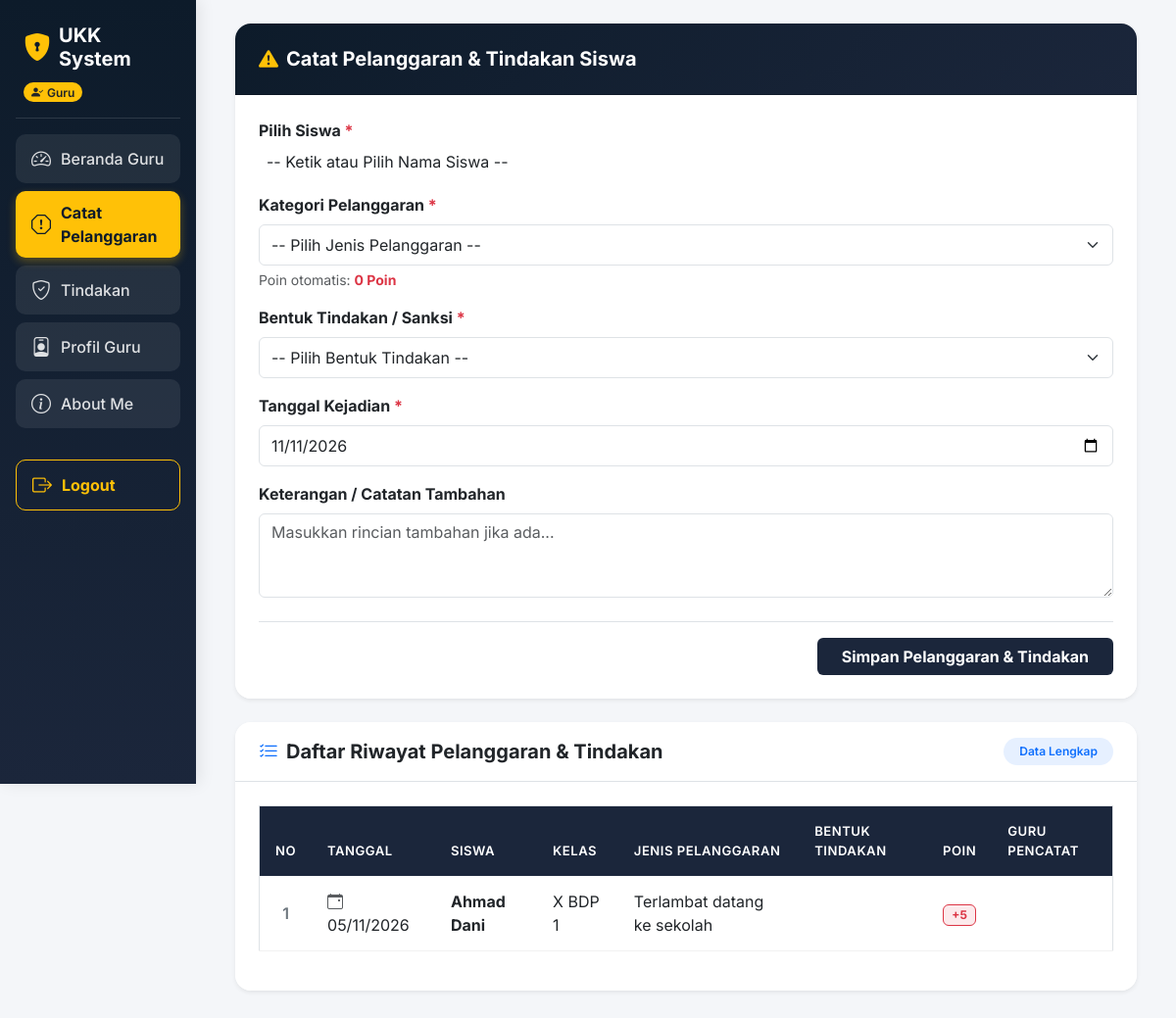
Before: /dashboard.php?tab=menu2 (signed in) with the older database file.
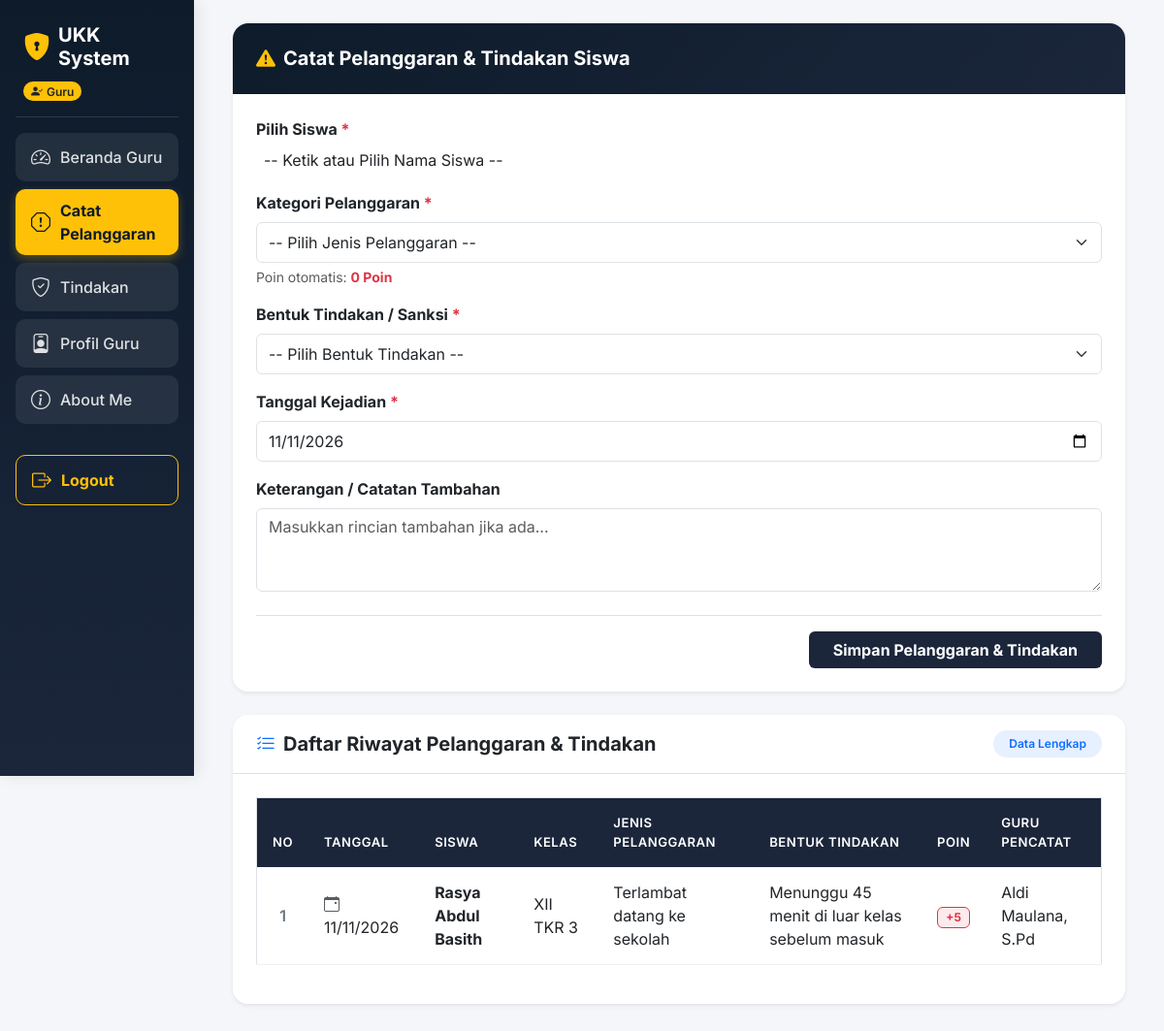
After: the same page with the newer database file.
### tables this page shows
CREATE TABLE `t_pelanggaran_siswa` (
  `id` int(11) NOT NULL,
  `tahun_ajaran_id` int(11) DEFAULT NULL,
  `siswa_id` int(11) DEFAULT NULL,
  `nama_siswa` varchar(150) NOT NULL,
  `kelas_id` int(11) DEFAULT NULL,
  `nama_kelas` varchar(100) NOT NULL,
  `pelanggaran_id` int(11) DEFAULT NULL,
  `nama_pelanggaran` varchar(100) NOT NULL,
  `pelanggaran_kategori_id` int(11) DEFAULT NULL,
  `guru_id` int(11) DEFAULT NULL,
  `nama_guru` varchar(150) NOT NULL,
  `tanggal` date DEFAULT NULL,
  `keterangan` text NOT NULL,
  `poin` int(11) NOT NULL,
  `tindakan` text NOT NULL,
  `status` varchar(30) NOT NULL,
  `created_at` timestamp NOT NULL DEFAULT current_timestamp(),
  `updated_at` timestamp NOT NULL DEFAULT current_timestamp()
);

CREATE TABLE `t_siswa` (
  `id` int(11) NOT NULL,
  `nis` varchar(30) DEFAULT NULL,
  `nisn` varchar(20) NOT NULL,
  `nama` varchar(50) DEFAULT NULL,
  `kelas` varchar(50) NOT NULL,
  `kelas_id` int(11) NOT NULL,
  `jurusan` varchar(50) NOT NULL,
  `jenis_kelamin` char(1) NOT NULL,
  `tanggal_lahir` date NOT NULL,
  `alamat` text NOT NULL,
  `status_aktif` tinyint(1) NOT NULL,
  `created_at` timestamp NULL DEFAULT current_timestamp(),
  `updated_at` timestamp NULL DEFAULT current_timestamp()
);

CREATE TABLE `t_pelanggaran_kategori` (
  `id` int(11) NOT NULL,
  `nama` varchar(100) DEFAULT NULL,
  `siswa_id` int(11) NOT NULL,
  `pelanggaran_kategori_id` int(20) NOT NULL,
  `poin` int(11) NOT NULL,
  `tanggal` datetime NOT NULL DEFAULT current_timestamp() ON UPDATE current_timestamp(),
  `deskripsi` text NOT NULL,
  `status_aktif` tinyint(1) NOT NULL,
  `created_at` timestamp NOT NULL DEFAULT current_timestamp(),
  `updated_at` timestamp NOT NULL DEFAULT current_timestamp()
);

CREATE TABLE `t_tindakan` (
  `id` int(11) NOT NULL,
  `siswa_id` int(11) DEFAULT NULL,
  `pelanggaran_siswa_id` int(11) DEFAULT NULL,
  `bentuk_tindakan` text DEFAULT NULL,
  `tanggal_tindakan` date DEFAULT NULL,
  `status_penyelesaian` varchar(50) DEFAULT 'Diproses'
);

### tab_catat_pelanggaran_guru.php (the view, shortened to what this page needs)
<?php
include 'koneksi.php';
$nama_guru_login = $_SESSION['nama'] ?? 'Guru Pengajar';
?>
<link href="https://cdn.jsdelivr.net/npm/select2@4.1.0-rc.0/dist/css/select2.min.css" rel="stylesheet" />
<link href="https://cdn.jsdelivr.net/npm/select2-bootstrap-5-theme@1.3.0/dist/select2-bootstrap-5-theme.min.css" rel="stylesheet" />
<div class="container-fluid px-3 pb-5">
    <div class="card shadow-sm border-0 rounded-4 overflow-hidden mb-4">
        <div class="card-header text-white p-4" style="background: linear-gradient(135deg, #0d1b2a 0%, #1b263b 100%);">
            <h5 class="mb-0 fw-bold"><i class="bi bi-exclamation-triangle-fill text-warning me-2"></i>Catat Pelanggaran & Tindakan Siswa</h5>
        </div>
        <div class="card-body p-4 bg-white">
            <form action="" method="POST">
                <div class="mb-3">
                    <label class="form-label fw-bold">Pilih Siswa <span class="text-danger">*</span></label>
                </div>
                <div class="mb-3">
                    <label class="form-label fw-bold">Kategori Pelanggaran <span class="text-danger">*</span></label>
                    <select name="kategori_id" id="pilihKategori" class="form-select py-2" required onchange="updatePoinInfo(this)">
                        <option value="">-- Pilih Jenis Pelanggaran --</option>
                    </select>
                    <small class="text-muted mt-1 d-block">Poin otomatis: <span id="infoPoin" class="fw-bold text-danger">0 Poin</span></small>
                </div>
                <div class="mb-3">
                    <label class="form-label fw-bold">Bentuk Tindakan / Sanksi <span class="text-danger">*</span></label>
                    <select name="bentuk_tindakan" class="form-select py-2" required>
                        <option value="">-- Pilih Bentuk Tindakan --</option>
                    </select>
                </div>
                <div class="mb-3">
                    <label class="form-label fw-bold">Tanggal Kejadian <span class="text-danger">*</span></label>
                    <input type="date" name="tanggal" class="form-control py-2" value="<?= date('Y-m-d'); ?>" required>
                </div>
                <div class="mb-4">
                    <label class="form-label fw-bold">Keterangan / Catatan Tambahan</label>
                    <textarea name="keterangan" class="form-control" rows="3" placeholder="Masukkan rincian tambahan jika ada..."></textarea>
                </div>
                <div class="pt-3 border-top d-flex gap-2 justify-content-end">
                    <button type="submit" name="btn_simpan_pelanggaran_guru" class="btn text-white px-4 fw-bold" style="background-color: #1b263b;">Simpan Pelanggaran & Tindakan</button>
                </div>
            </form>
        </div>
    </div>
    <div class="card shadow-sm border-0 rounded-4 overflow-hidden mb-5">
        <div class="card-header bg-white py-3 px-4 border-bottom d-flex justify-content-between align-items-center">
            <h5 class="fw-bold mb-0 text-dark"><i class="bi bi-list-check text-primary me-2"></i>Daftar Riwayat Pelanggaran & Tindakan</h5>
            <span class="badge bg-primary bg-opacity-10 text-primary px-3 py-2 rounded-pill fw-semibold">Data Lengkap</span>
        </div>
        <div class="card-body p-4 bg-white">
            <div class="table-responsive">
                <table class="table table-hover align-middle border">
                    <thead style="background-color: #1b263b; color: white;">
                        <tr>
                            <th class="py-3 text-center" style="width: 5%;">NO</th>
                            <th class="py-3">TANGGAL</th>
                            <th class="py-3">SISWA</th>
                            <th class="py-3">KELAS</th>
                            <th class="py-3">JENIS PELANGGARAN</th>
                            <th class="py-3">BENTUK TINDAKAN</th>
                            <th class="py-3 text-center">POIN</th>
                            <th class="py-3">GURU PENCATAT</th>
                        </tr>
                    </thead>
                    <tbody>
                        <?php
                        $query_riwayat = "SELECT ps.*,
                                                 s.nama AS s_nama,
                                                 s.kelas AS s_kelas,
                                                 k.nama AS k_nama,
                                                 t.bentuk_tindakan AS t_bentuk
                                          FROM t_pelanggaran_siswa ps
                                          LEFT JOIN t_siswa s ON ps.siswa_id = s.id
                                          LEFT JOIN t_pelanggaran_kategori k ON ps.pelanggaran_kategori_id = k.id
                                          LEFT JOIN t_tindakan t ON t.pelanggaran_siswa_id = ps.id
                                          ORDER BY ps.id DESC";
                        $res_riwayat = mysqli_query($koneksi, $query_riwayat);
                        if ($res_riwayat && mysqli_num_rows($res_riwayat) > 0) {
                            $no = 1;
                            while ($row = mysqli_fetch_assoc($res_riwayat)) {
                                $tgl = date('d/m/Y', strtotime($row['tanggal'] ?? date('Y-m-d')));
                                $nama_siswa = !empty($row['s_nama']) ? $row['s_nama'] : ($row['nama_siswa'] ?? 'Siswa');
                                $kelas_siswa = !empty($row['s_kelas']) ? $row['s_kelas'] : ($row['nama_kelas'] ?? '-');
                                $nama_kat = !empty($row['k_nama']) ? $row['k_nama'] : ($row['nama_pelanggaran'] ?? 'Pelanggaran');
                                $bentuk_tindakan = !empty($row['t_bentuk']) ? $row['t_bentuk'] : ($row['tindakan'] ?? '-');
                                $poin = $row['poin'] ?? 0;
                                $nama_guru = $row['nama_guru'] ?? $nama_guru_login;
                                echo "<tr>";
                                echo "<td class='text-center fw-semibold text-secondary'>{$no}</td>";
                                echo "<td><i class='bi bi-calendar-event text-muted me-1'></i> {$tgl}</td>";
                                echo "<td class='fw-bold text-dark'>" . htmlspecialchars($nama_siswa) . "</td>";
                                echo "<td>" . htmlspecialchars($kelas_siswa) . "</td>";
                                echo "<td>" . htmlspecialchars($nama_kat) . "</td>";
                                echo "<td>" . htmlspecialchars($bentuk_tindakan) . "</td>";
                                echo "<td class='text-center'><span class='badge bg-danger bg-opacity-10 text-danger border border-danger px-2 py-1'>+" . htmlspecialchars($poin) . "</span></td>";
                                echo "<td>" . htmlspecialchars($nama_guru) . "</td>";
                                echo "</tr>";
                                $no++;
                            }
                        } else {
                            echo "<tr><td colspan='8' class='text-center py-4 text-muted'><i class='bi bi-folder2-open display-6 d-block mb-2'></i>Belum ada data catatan pelanggaran.</td></tr>";
                        }
                        ?>
                    </tbody>
                </table>
            </div>
        </div>
    </div>
</div>

### dashboard.php (shortened to what this page needs)
<?php
$role  = $_SESSION['role'] ?? 'Admin';
$default_tab = ($role === 'Guru') ? 'dashboard' : 'menu1';
$active_tab  = $_GET['tab'] ?? $default_tab;
if ($role === 'Guru') {
  $menus = [
    ['id' => 'dashboard', 'name' => 'Beranda Guru', 'icon' => 'bi-speedometer2'],
    ['id' => 'menu2', 'name' => 'Catat Pelanggaran', 'icon' => 'bi-exclamation-octagon'],
    ['id' => 'menu3', 'name' => 'Tindakan', 'icon' => 'bi-shield-check'],
    ['id' => 'menu4', 'name' => 'Profil Guru', 'icon' => 'bi-person-badge'],
    ['id' => 'menu_about', 'name' => 'About Me', 'icon' => 'bi-info-circle']
  ];
}
?>
<!DOCTYPE html>
<html lang="id">
<head>
  <link href="https://cdn.jsdelivr.net/npm/bootstrap@5.3.0/dist/css/bootstrap.min.css" rel="stylesheet">
  <link rel="stylesheet" href="https://cdn.jsdelivr.net/npm/bootstrap-icons@1.11.1/font/bootstrap-icons.css">
</head>
<body>
  <div class="container-fluid">
    <div class="row">
      <div class="col-md-3 col-lg-2 sidebar p-3 text-white">
        <div class="d-flex align-items-center gap-2 mb-2 px-2 mt-2">
          <i class="bi bi-shield-lock-fill fs-3 text-warning"></i>
          <h4 class="mb-0 fw-bold fs-5">UKK System</h4>
        </div>
        <div class="px-2 mb-3">
          <span class="badge bg-warning text-dark px-2 py-1 rounded-pill fw-semibold">
            <i class="bi bi-person-check-fill me-1"></i><?= $role; ?>
          </span>
        </div>
        <hr class="text-white-50">
        <ul class="nav flex-column mb-auto">
          <?php foreach ($menus as $menu): ?>
            <?php $is_active = ($active_tab === $menu['id']) ? 'active-menu' : ''; ?>
            <li class="nav-item">
              <a href="dashboard.php?tab=<?= $menu['id']; ?>" id="btn-tab-<?= $menu['id']; ?>" class="nav-link-custom <?= $is_active; ?>">
                <i class="bi <?= $menu['icon']; ?> fs-5"></i>
                <span><?= $menu['name']; ?></span>
              </a>
            </li>
          <?php endforeach; ?>
          <li class="nav-item mt-4">
            <a href="logout.php" class="nav-link-custom text-warning fw-bold bg-transparent border border-warning" onclick="return confirm('Apakah Anda yakin ingin keluar?')">
              <i class="bi bi-box-arrow-right fs-5"></i>
              <span>Logout</span>
            </a>
          </li>
        </ul>
      </div>
      <main class="col-md-9 col-lg-10 p-4 ms-md-auto">
        <div id="tab-menu2" class="tab-content" style="display: <?= ($active_tab === 'menu2') ? 'block' : 'none'; ?>;">
          <?php
          if ($role === 'Guru') {
            if (file_exists('tab_catat_pelanggaran_guru.php')) {
              include 'tab_catat_pelanggaran_guru.php';
            } else {
              echo '<div class="alert alert-danger">File tab_catat_pelanggaran_guru.php tidak ditemukan.</div>';
            }
          } else {
            if (file_exists('tab_guru.php')) {
              include 'tab_guru.php';
            } else {
              echo '<div class="alert alert-warning">File tab_guru.php belum ada.</div>';
            }
          }
          ?>
        </div>
      </main>
    </div>
  </div>
</body>
</html>

### dashboard.php (style rules this page uses)
body { font-family: 'Inter', sans-serif; background-color: #f4f6f9; color: #333; }
.sidebar { background: linear-gradient(180deg, #0d1b2a 0%, #1b263b 100%); box-shadow: 4px 0 15px rgba(0, 0, 0, 0.08); position: fixed; top: 0; left: 0; height: 100vh; overflow-y: auto; z-index: 1000; }
.sidebar .nav-link-custom { color: rgba(255, 255, 255, 0.85); background-color: rgba(255, 255, 255, 0.08); border-radius: 10px; padding: 10px 16px; margin-bottom: 8px; font-weight: 500; transition: all 0.25s ease; display: flex; align-items: center; gap: 10px; text-decoration: none; }
.sidebar .nav-link-custom.active-menu { background-color: #ffc107; color: #0d1b2a !important; font-weight: 700; box-shadow: 0 4px 10px rgba(255, 193, 7, 0.3); }
.table thead th { background-color: #1b263b; color: #ffffff; font-weight: 600; text-transform: uppercase; font-size: 0.82rem; letter-spacing: 0.5px; padding: 14px 16px; border: none; }
.table tbody td { padding: 14px 16px; vertical-align: middle; border-color: #f1f1f1; }

Changed rows visible on the page:
removed t_pelanggaran_siswa: tanggal "05/11/2026", siswa.nama "Ahmad Dani", siswa.kelas "X BDP 1", pelanggaran_kategori.nama "Terlambat datang ke sekolah", poin "5"
added t_pelanggaran_siswa: tanggal "11/11/2026", siswa.nama "Rasya Abdul Basith", siswa.kelas "XII TKR 3", pelanggaran_kategori.nama "Terlambat datang ke sekolah", t_tindakan.bentuk_tindakan "Menunggu 45 menit di luar kelas sebelum masuk", poin "5", nama_guru "Aldi Maulana, S.Pd"
